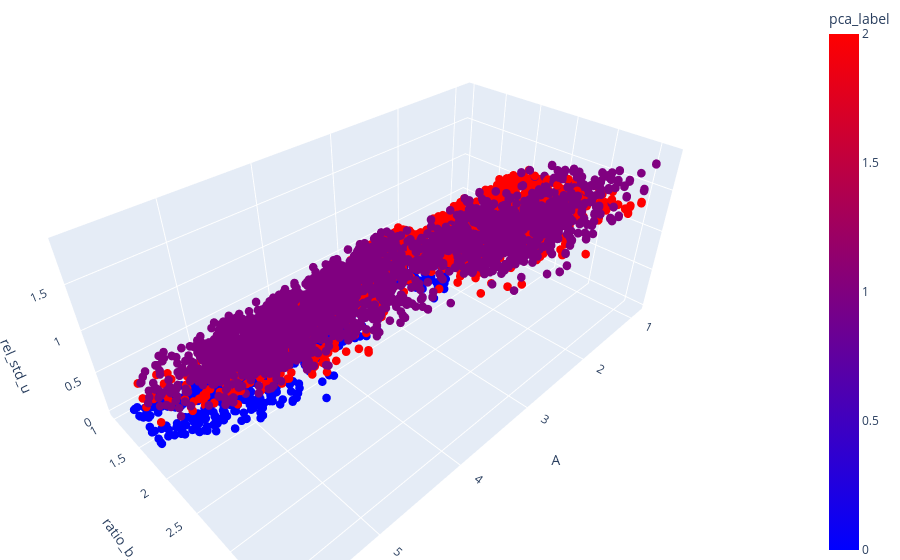

Notebook code cell kept with this figure:
### Code cell
fig = px.scatter_3d(
    df,
    x="A",
    y="ratio_b_a",
    z="rel_std_u", 
    color="pca_label", 
    hover_data={"idx": True},
    color_continuous_scale=px.colors.sequential.Bluered,
)
fig.update_traces(marker_size=5)
fig.update_layout(
    margin=dict(l=0, r=0, b=0, t=0)
)

fig.show()

### Figure 1 — Plotly figure (JSON) as saved in the notebook; plotly's stock layout.template omitted (floating-point values rounded to 4 significant figures; data arrays with more than 128 entries replaced by an {"elided": "..."} marker saying what was removed)
{"data": [{"customdata": {"elided": "10000x1 int values"}, "hovertemplate": "A=%{x}<br>ratio_b_a=%{y}<br>rel_std_u=%{z}<br>idx=%{customdata[0]}<br>pca_label=%{marker.color}<extra></extra>", "legendgroup": "", "marker": {"color": {"elided": "10000 int values"}, "coloraxis": "coloraxis", "size": 5, "symbol": "circle"}, "mode": "markers", "name": "", "scene": "scene", "showlegend": false, "type": "scatter3d", "x": {"elided": "10000 float values"}, "y": {"elided": "10000 float values"}, "z": {"elided": "10000 float values"}}], "layout": {"coloraxis": {"colorbar": {"title": {"text": "pca_label"}}, "colorscale": [[0, "rgb(0,0,255)"], [1, "rgb(255,0,0)"]]}, "legend": {"tracegroupgap": 0}, "margin": {"b": 0, "l": 0, "r": 0, "t": 0}, "scene": {"domain": {"x": [0, 1], "y": [0, 1]}, "xaxis": {"title": {"text": "A"}}, "yaxis": {"title": {"text": "ratio_b_a"}}, "zaxis": {"title": {"text": "rel_std_u"}}}}}
